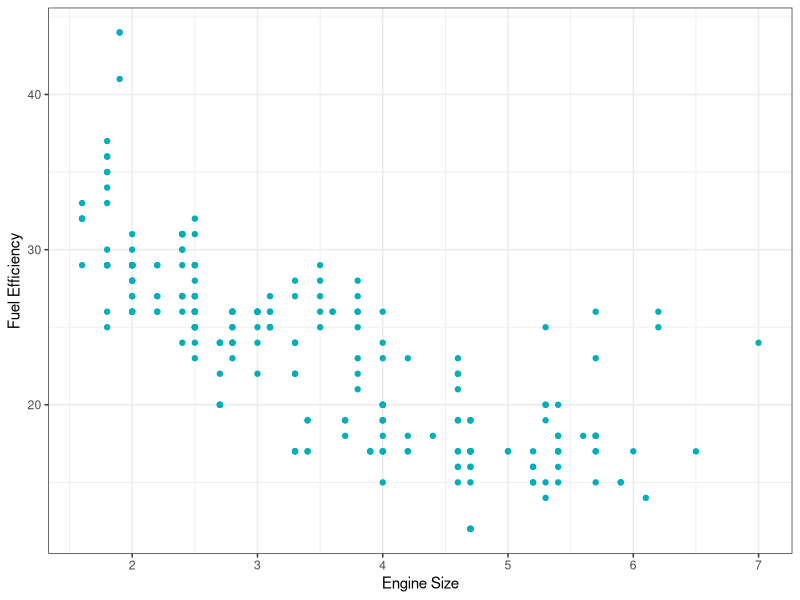
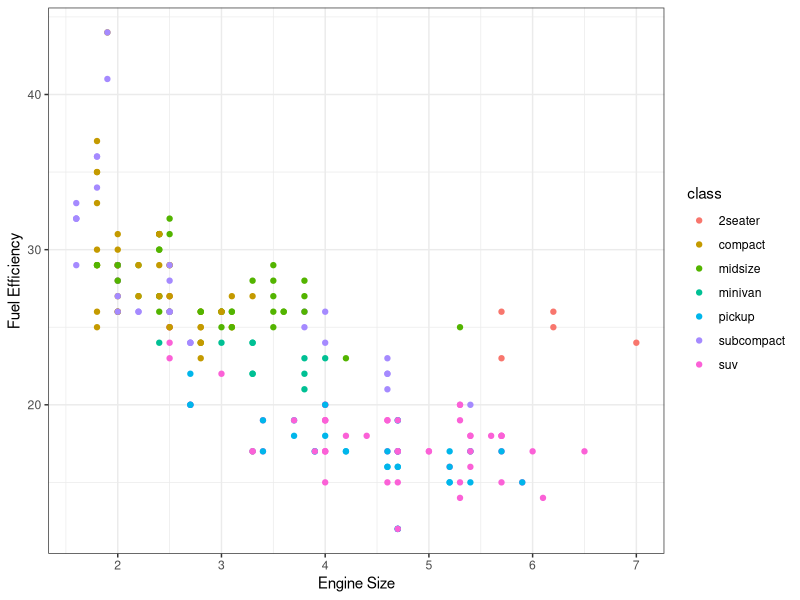
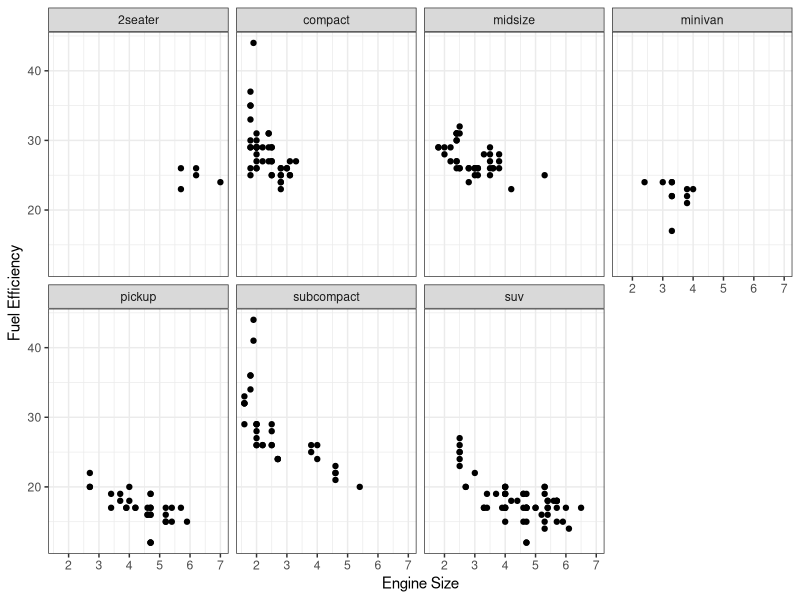
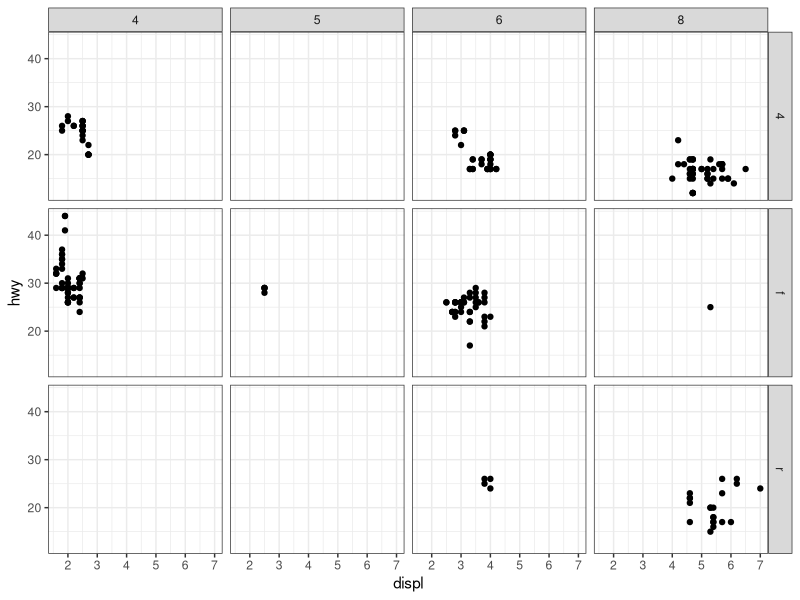
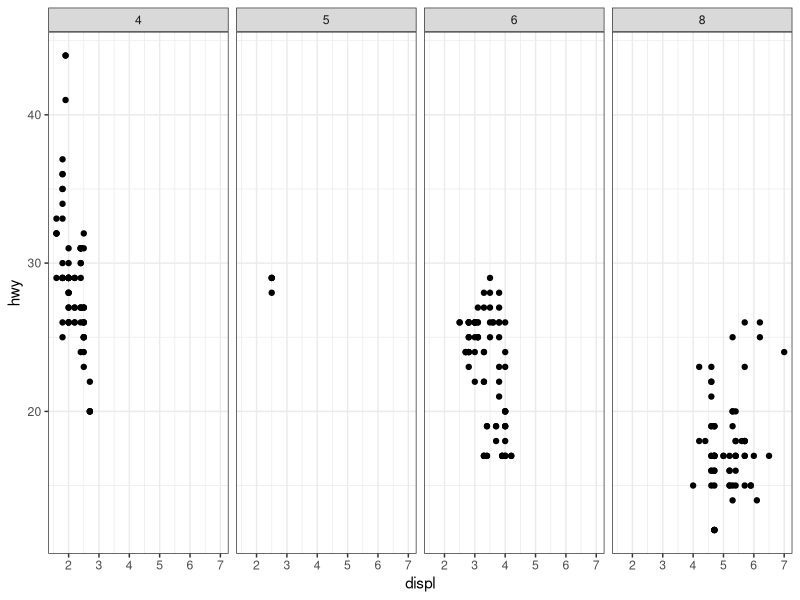
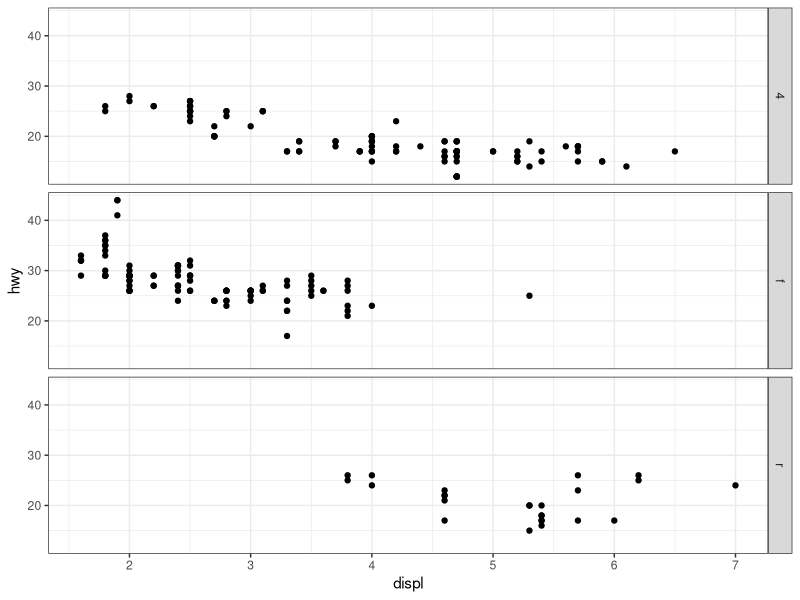
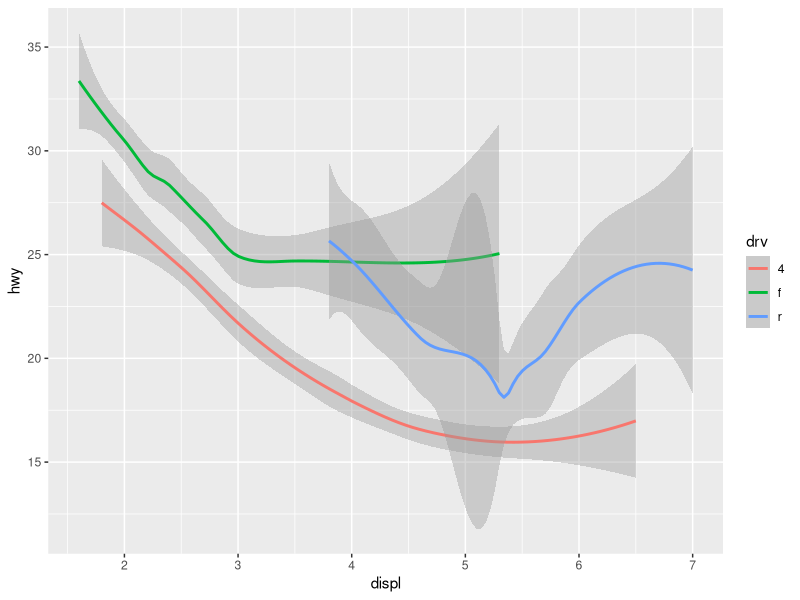
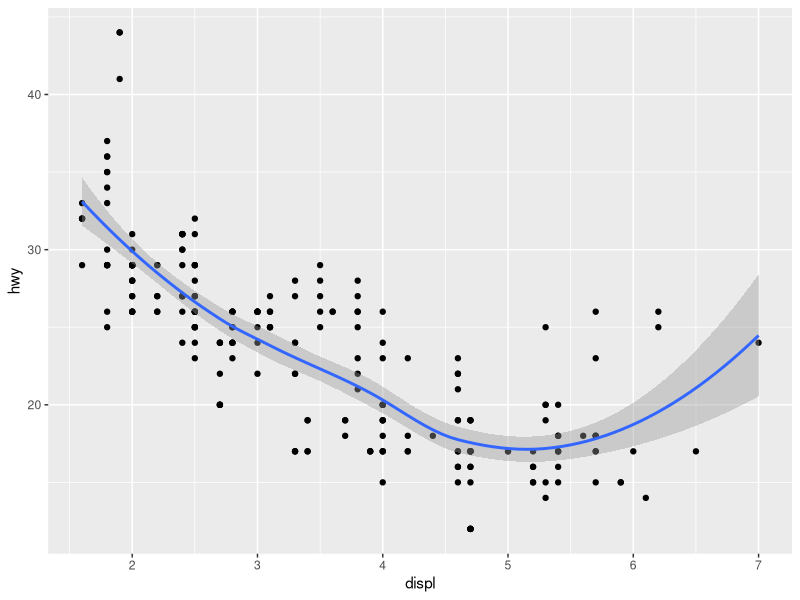

The R script that drew these images, in order:
## ---- chunk 1
library(tidyverse)

ggplot(mpg) + 
  geom_point(aes(displ, hwy), color = "#00AFBB") +
  xlab("Engine Size") +
  ylab("Fuel Efficiency") +
  theme_bw()
## ---- chunk 2
# add a third variable like class  
ggplot(mpg) + 
  geom_point(aes(displ, hwy, color = class)) +
  xlab("Engine Size") +
  ylab("Fuel Efficiency") +
  theme_bw()
## ---- chunk 3
ggplot(mpg) + 
  geom_point(aes(displ, hwy)) +
  facet_wrap(~ class, nrow = 2) +
  xlab("Engine Size") +
  ylab("Fuel Efficiency") +
  theme_bw()
## ---- chunk 4
ggplot(mpg) + 
  geom_point(aes(displ, hwy)) +
  facet_grid(drv ~ cyl) + #两个变量分组
  theme_bw()
## ---- chunk 5
ggplot(mpg) + 
  geom_point(aes(displ, hwy)) +
  facet_grid(.~ cyl) +  # 单变量同行展示
  theme_bw()
## ---- chunk 6
ggplot(mpg) + 
  geom_point(aes(displ, hwy)) +
  facet_grid(drv ~.) +  # 单变量分组同列
  theme_bw()
## ---- chunk 7
ggplot(mpg) +
  geom_smooth(aes(displ, hwy,
                  color = drv), # 注意color在aes里面赋值
              method = "loess")
## ---- chunk 8
ggplot(mpg, aes(x = displ, y = hwy)) + 
  geom_point() +
  geom_smooth(method = "loess")
# If you place mappings in a geom function, ggplot2 will treat them as local mappings for the layer.
## ---- chunk 9
ggplot(mpg, aes(x = displ, y = hwy)) + 
  geom_point(aes(color = class)) + 
  geom_smooth(method = "loess")
## ---- chunk 10
ggplot(data = mpg, mapping = aes(x = displ, y = hwy)) +
  geom_point(mapping = aes(color = class)) + 
  geom_smooth(data = filter(mpg, class == "subcompact"), 
              method = "loess",
              se = FALSE)
## ---- chunk 11
p0 <- ggplot(mpg, aes(displ, hwy)) +
  geom_point()
p1 <- p0 + geom_smooth(color = "blue",
              method = "loess",
              se = FALSE)
p2 <- p0 + geom_smooth(aes(group = drv),
                       method = "loess",
              se = FALSE)
library(gridExtra)
grid.arrange(p1,p2,nrow=1) # 同行展示
## ---- chunk 12
p0_1 <- ggplot(mpg, aes(displ, hwy)) + 
  geom_point(aes(color = drv))

p3 <- p0_1 +
  geom_smooth(aes(group = drv, color = drv),
              method = "loess",
              se = FALSE)

p4 <- p0_1 +
  geom_smooth(method = "loess",
              se = FALSE)

p5 <- p0_1 + 
  geom_smooth(aes(linetype = drv),
              method = "loess",
              se = FALSE)

p6 <- ggplot(mpg, aes(displ, hwy)) +
  geom_point(color = "white",
             size = 5) +
  geom_point(aes(color = drv),
             size = 2)

grid.arrange(p3,p4,p5,p6,nrow=2)
